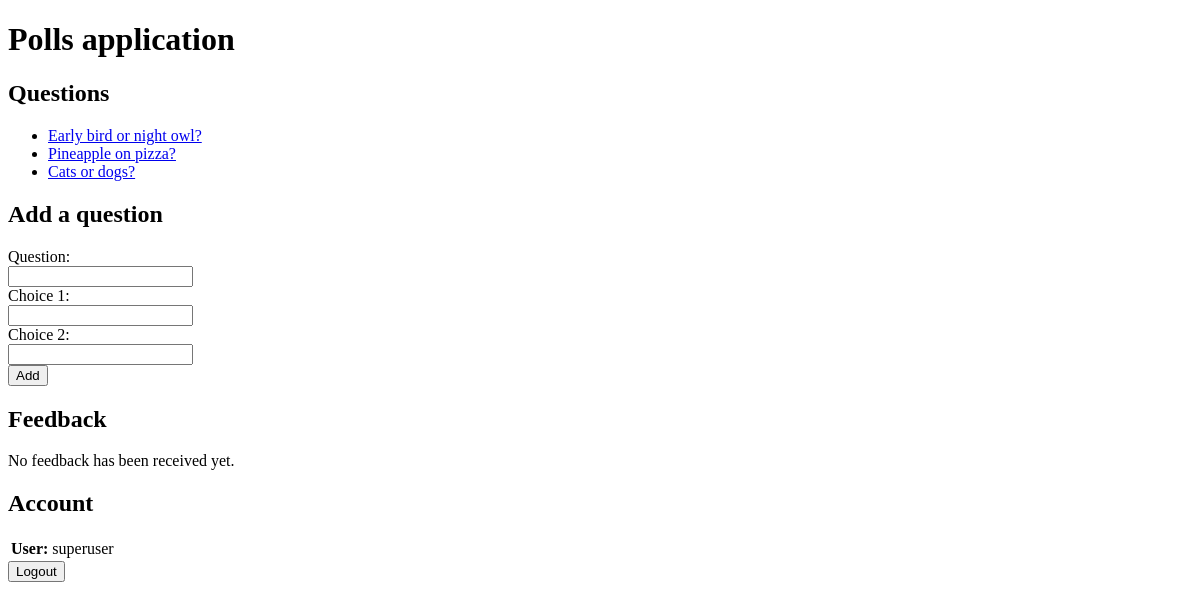
The app's page / (signed in), older data.
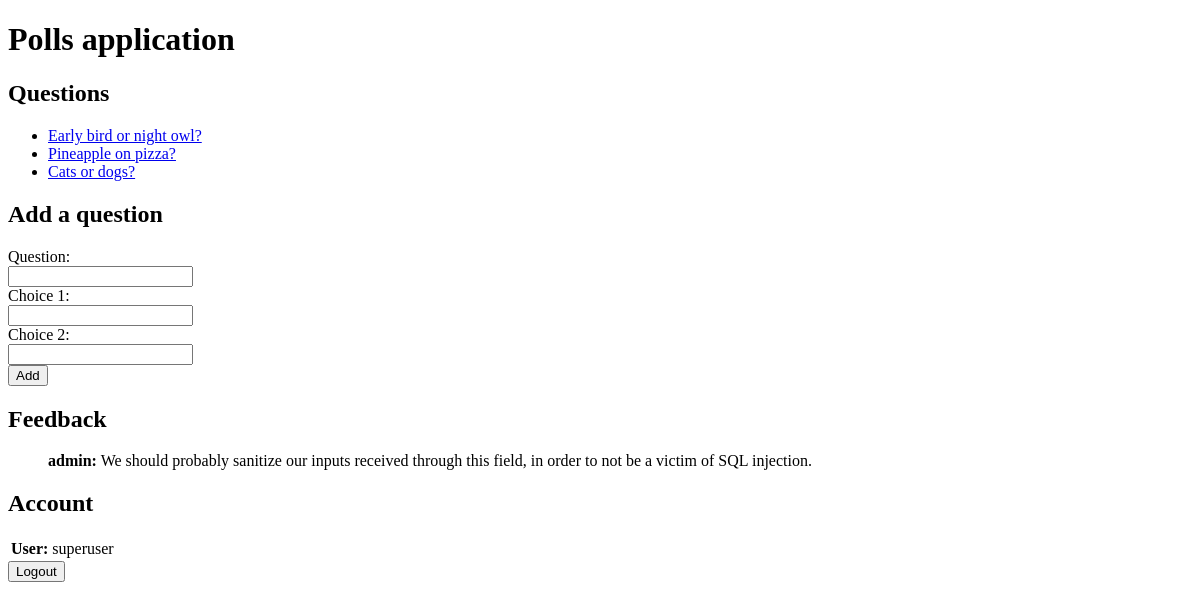
The same page, newer data.
### polls/models.py (models this page shows, shortened)
class Question(models.Model):
    question_text = models.CharField(max_length=200)
    pub_date = models.DateTimeField('date published')

class Feedback(models.Model):
    user = models.ForeignKey(User, on_delete=models.CASCADE)
    text = models.TextField()

### polls/views.py (the view)
# urls.py: path('', views.index, name='index'),
@login_required
def index(request):
    latest_question_list = Question.objects.order_by('-pub_date')[:5]
    superuser = request.user.is_staff
    if superuser:
        feedback = Feedback.objects.select_related('user').all()
    else:
        feedback = None
    context = {
        'latest_question_list': latest_question_list,
        'feedback': feedback,
        'superuser': superuser,
        }
    return render(request, 'polls/index.html', context)

### polls/templates/polls/index.html (shortened to what this page needs)
<!DOCTYPE html>
<html lang="en">
    <head>
    </head>
    <body>
        <h1>Polls application</h1>
        <div>
            <h2>Questions</h2>
            {% if latest_question_list %}
                <ul>
                {% for question in latest_question_list %}
                    <li><a href="{% url 'detail' question.id %}">
                        {{ question.question_text }}
                    </a></li>
                {% endfor %}
                </ul>
            {% else %}
                <p>No polls are available.</p>
            {% endif %}
        </div>
        <div>
            <h2>Add a question</h2>
            <form action="{% url 'addquestion' %}" method="GET">
                <label for="q">Question:</label><br>
                <input type="text" name="q"><br>
                <label for="c1">Choice 1:</label><br>
                <input type="text" name="c1"><br>
                <label for="c2">Choice 2:</label><br>
                <input type="text" name="c2"><br>
                <input type="submit" value="Add"><br>
            </form>
        </div>
        <div>
            {% if superuser %}
                <h2>Feedback</h2>
                {% if feedback %}
                    <ul>
                    {% for f in feedback %}
                        <strong>{{ f.user.username }}:</strong> {{ f.text }}<br>
                    {% endfor %}
                    </ul>
                {% else %}
                    <p>No feedback has been received yet.</p>
                {% endif %}
            {% endif %}
        </div>
        <div>
            <h2>Account</h2>
            <table>
                <th style="text-align:left">User:
                <td>{{user.username}}
            </table>
            <form action='logout/' method="POST">
                <input type="submit" value="Logout" />
            </form>
        </div>
    </body>
</html>

Row changes from the older to the newer data that the page shows:
added Feedback: user.username "admin", text "We should probably sanitize our inputs received through this field, in order to not be a victim of SQL injection."
Text that changed along with them:
text no longer shown: "No feedback has been received yet."
